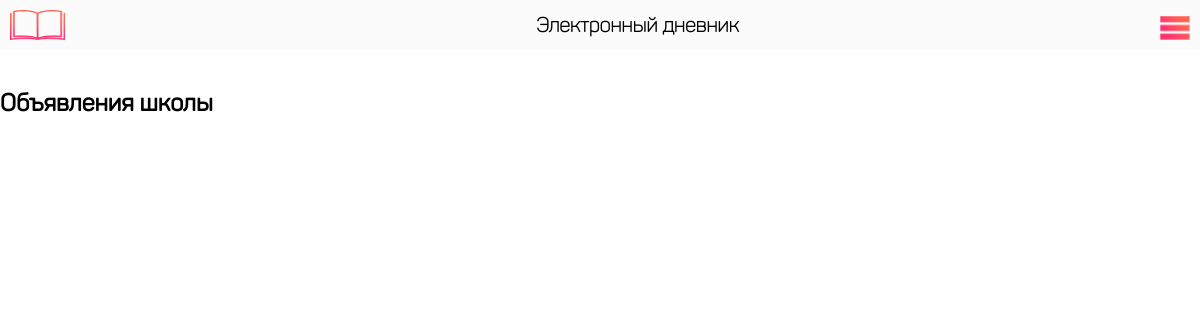
The page /announce.php (signed in) on the database as committed earlier.
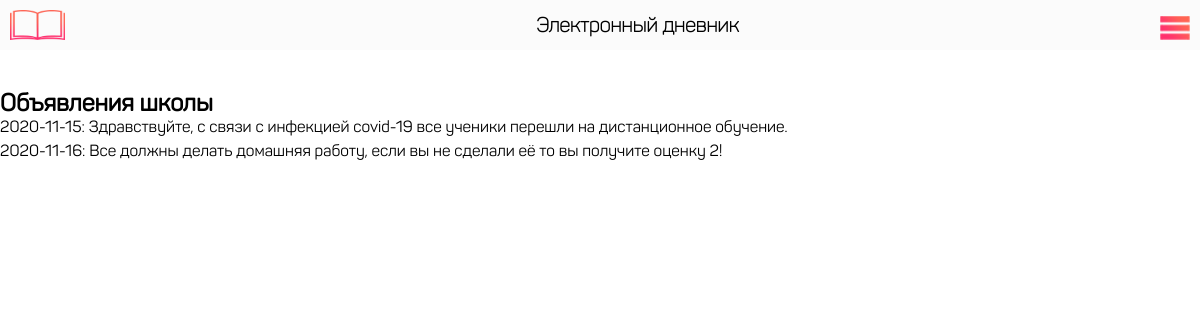
The same page on the database as committed later.
### tables this page shows
CREATE TABLE `class_comment` (
  `id` int(11) NOT NULL,
  `class_id` int(11) NOT NULL,
  `date` date NOT NULL,
  `comment` varchar(500) NOT NULL,
  `teacher_id` int(11) NOT NULL
);

### announce.php (the view, shortened to what this page needs)
<?php
include_once 'php/dtb/dtb.php';
?>
<!DOCTYPE html>
<html lang="ru" dir="ltr">
  <head>
    <link rel="stylesheet" href="css/main.css">
    <link rel="stylesheet" href="css/right-nav-style.css">
  </head>
  <body>
    <nav id='nav1'>
      <div class="footer">
        <img src="./img/logo.png" class="logo">
        <h1 class="eljour">Электронный дневник</h1>
        <div class="burger">
          <nav class="nav">
            <label for="nav-toggle" class="nav-toggle" onclick>
            </label>
          </div>
          </nav>
  <section class="main">
<h2>Объявления школы</h2>
<?php
$id = $_COOKIE['SSSCLS'];
$sql = "SELECT * FROM class_comment WHERE class_id ='$id'";
$result = mysqli_query($conn, $sql);
while ($row = mysqli_fetch_assoc($result)) {
  echo "<p>".$row['date'].": ".$row['comment']."</p>";
}
 ?>
</section>
  </body>
</html>

Rows that differ between the two databases and show on the page:
added class_comment: date "2020-11-15", comment "Здравствуйте, с связи с инфекцией covid-19 все ученики перешли на дистанционное обучение."
added class_comment: date "2020-11-16", comment "Все должны делать домашняя работу, если вы не сделали её то вы получите оценку 2!"
